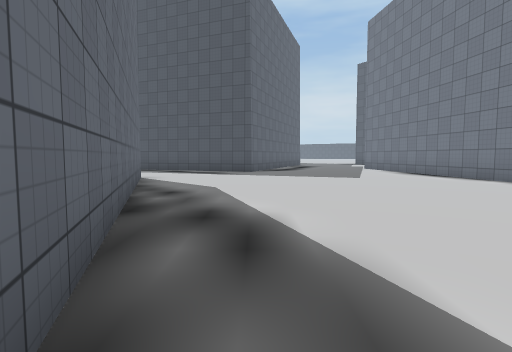
view 1 (above)

23 first-person views from a walk through a scene from a Unity 3-D project. The camera is 1.3 m above the floor, tilts 4° down and sees 80° across. The floor is counted in squares, 2 m on a side. Each view is taken from the middle of a square. On the plan, view 1 faces up. The plan holds only what a view shows up to about 10 squares ahead; the rest is blank. The place goes on beyond the plan. The player character is not drawn. Some surface patterns are stand-ins.

view 2
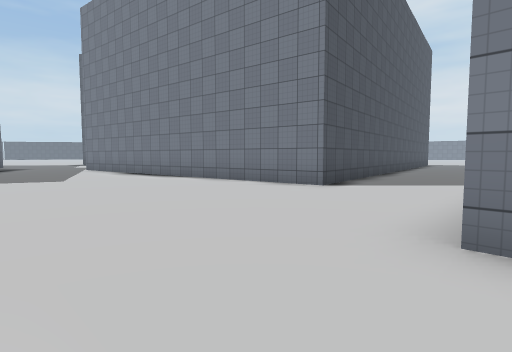

view 3
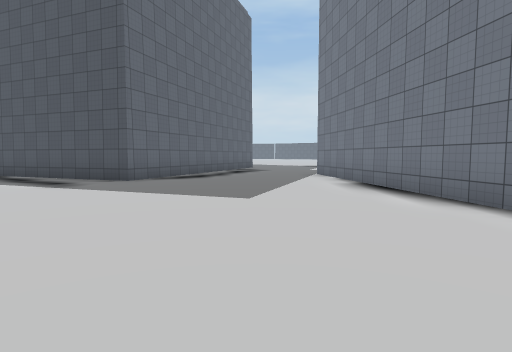

view 4
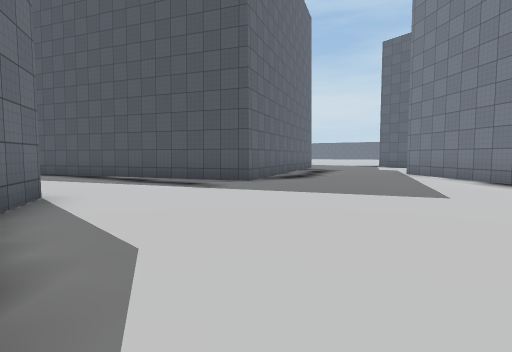

view 5
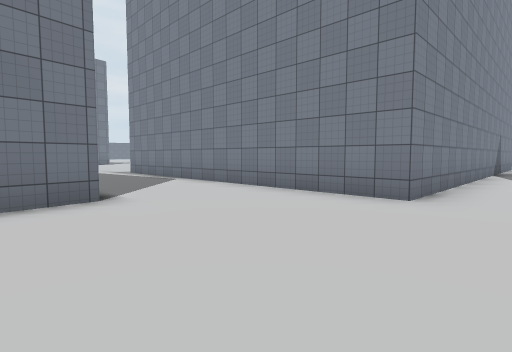

view 6
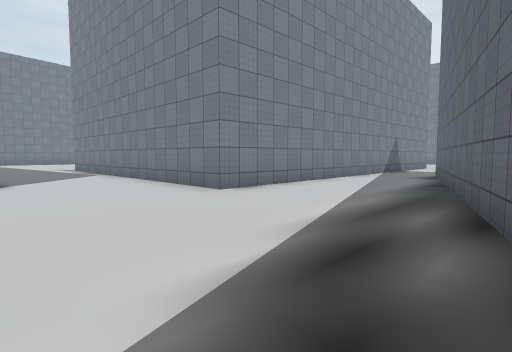

view 7
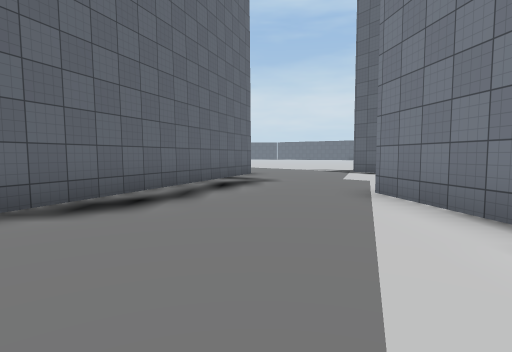

view 8
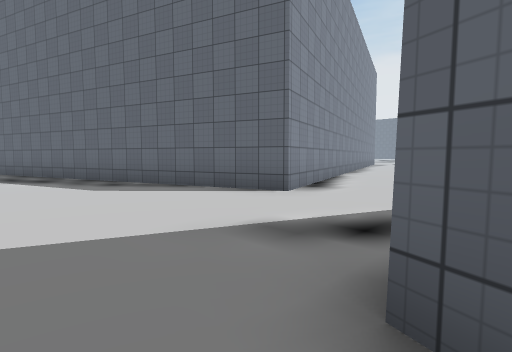

view 9
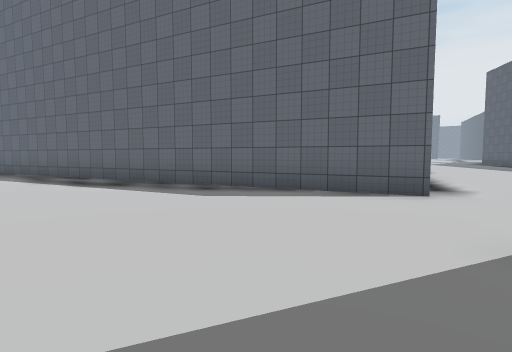

view 10
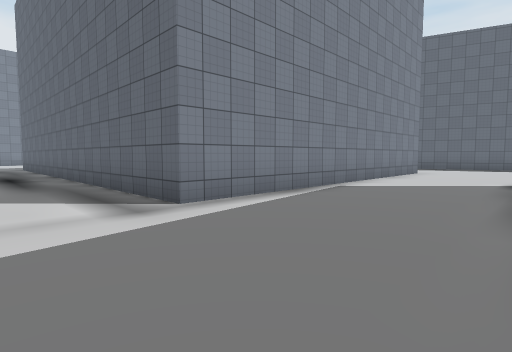

view 11
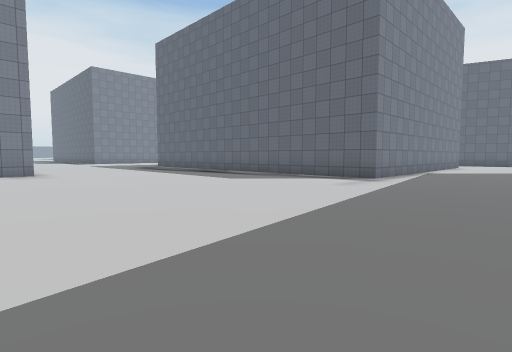

view 12
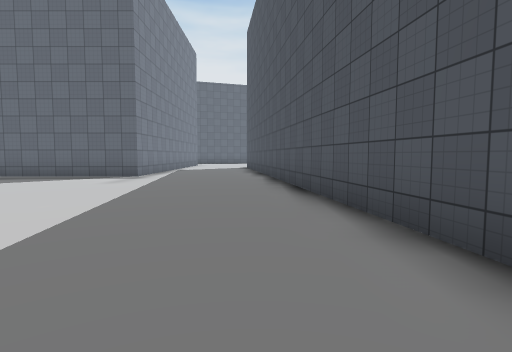

view 13
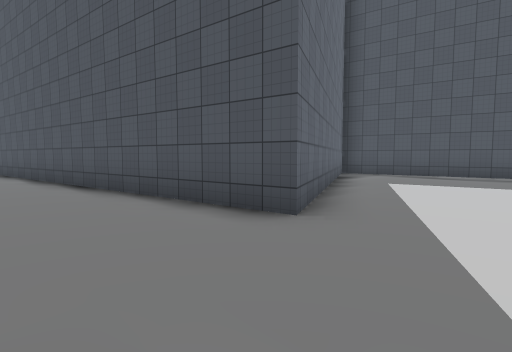

view 14
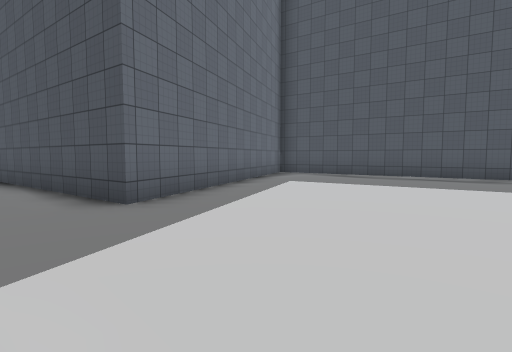

view 15
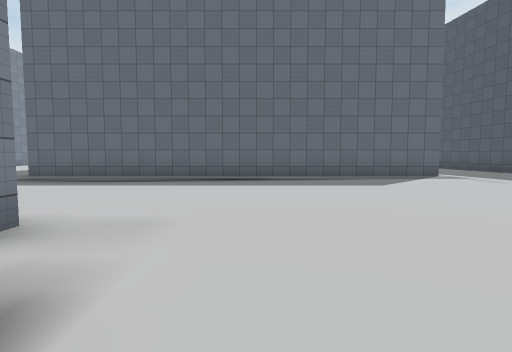

view 16
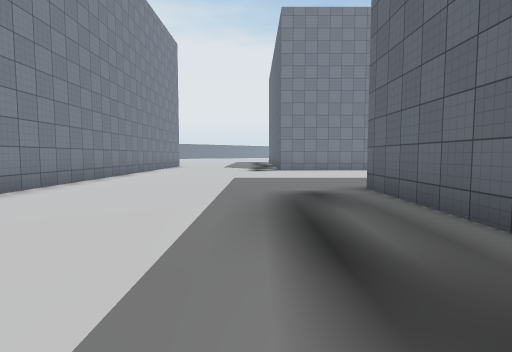

view 17
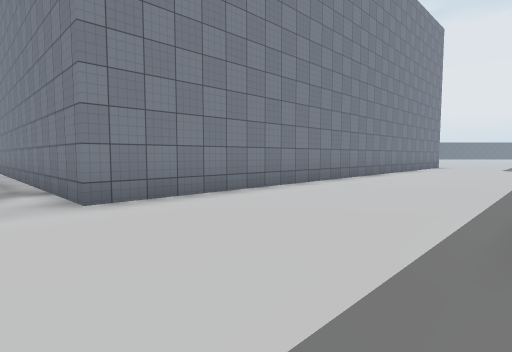

view 18
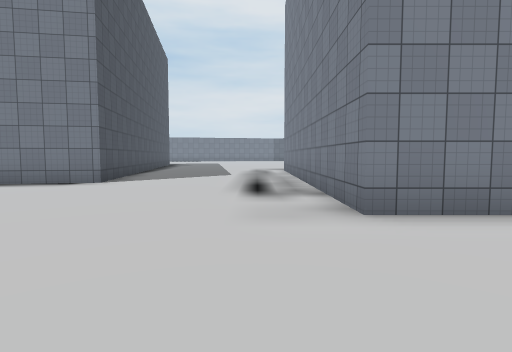

view 19
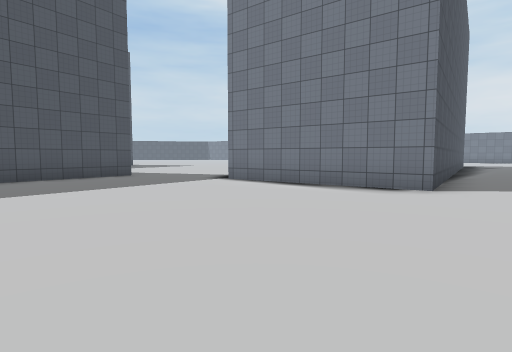

view 20
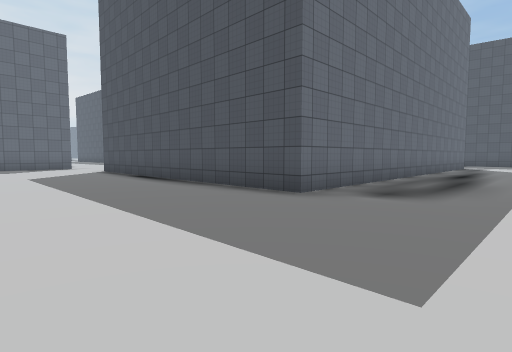

view 21
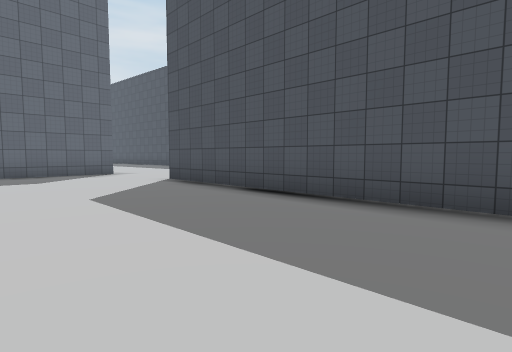

view 22
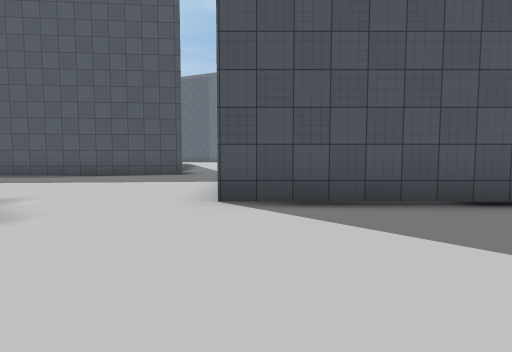

view 23
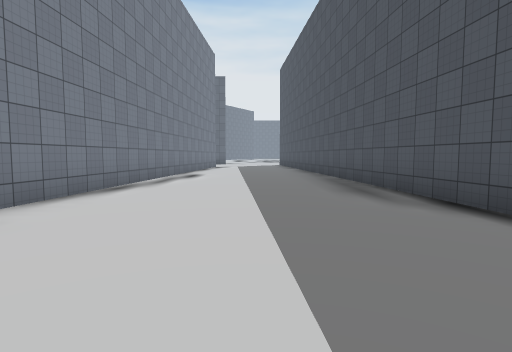

### Floor plan
Points are (right, up) in squares from view 1. A wall is a line through its corners. A room is listed if a view was taken in it or the views show most of it. See-through windows are left out.
Room 1 (views 1, 2, 3, 4, 5, 6, 7, 8, 9)
walls: (-7.5, 7.1) (-3.2, 8.6) (0.8, -3.7); (1.8, 16.8) (-0.2, 11.6) (-6.7, 14); (11.5, 4.3) (6.6, 3.6) (5, 14.3); (3.5, -3.4) (3.5, 0.5) (12.9, 0.5)
ways out: opening at (2.5, -3) to room 2; opening at (11.7, 2) to room 2; opening at (4, 15.7)
Room 2 (views 10, 11, 12, 13, 14, 15, 16, 17, 18, 19, 20, 21, 22, 23)
walls: (12.9, 0.5) (12.9, -11.8) (3.4, -11.8); (3.5, -7.8) (3.5, -3.4); (26.5, -1.9) (23.1, -2.4) (22.3, 2.4); (19.2, -16.1) (19.2, -7.2) (26.5, -7.2); (0.8, -3.7) (1.6, -6.1) (-7, -6.8); (0.3, -12.5) (0.3, -15.1); (17.9, 12) (21, 5.6) (11.5, 4.3); (24.2, 14.1) (18.8, 13); (-7, -11.6) (-0.5, -12.1)
ways out: opening at (2.5, -3) to room 1; opening at (11.7, 2) to room 1

Where each view was taken, in squares from view 1:
view 1: 0 up, 0 right, facing up
view 2: 0 up, 1 right, facing up-right
view 3: 4 up, 3 right, facing up
view 4: 4 up, 0 right, facing up
view 5: 5 up, 2 right, facing down-right
view 6: 4 up, 1 left, facing down-right
view 7: 9 up, 3 right, facing up
view 8: 12 up, 1 right, facing down-left
view 9: 10 up, 2 right, facing down-left
view 10: 4 up, 15 right, facing down-left
view 11: 4 up, 21 right, facing down-left
view 12: 4 up, 22 right, facing left
view 13: 3 up, 23 right, facing up-left
view 14: 4 up, 25 right, facing up-left
view 15: 5 down, 22 right, facing left
view 16: 6 down, 15 right, facing down
view 17: 6 down, 15 right, facing down-right
view 18: 6 down, 16 right, facing right
view 19: 4 down, 17 right, facing up-right
view 20: 16 down, 16 right, facing up-left
view 21: 16 down, 11 right, facing up-left
view 22: 16 down, 4 right, facing up
view 23: 9 down, 3 right, facing left
